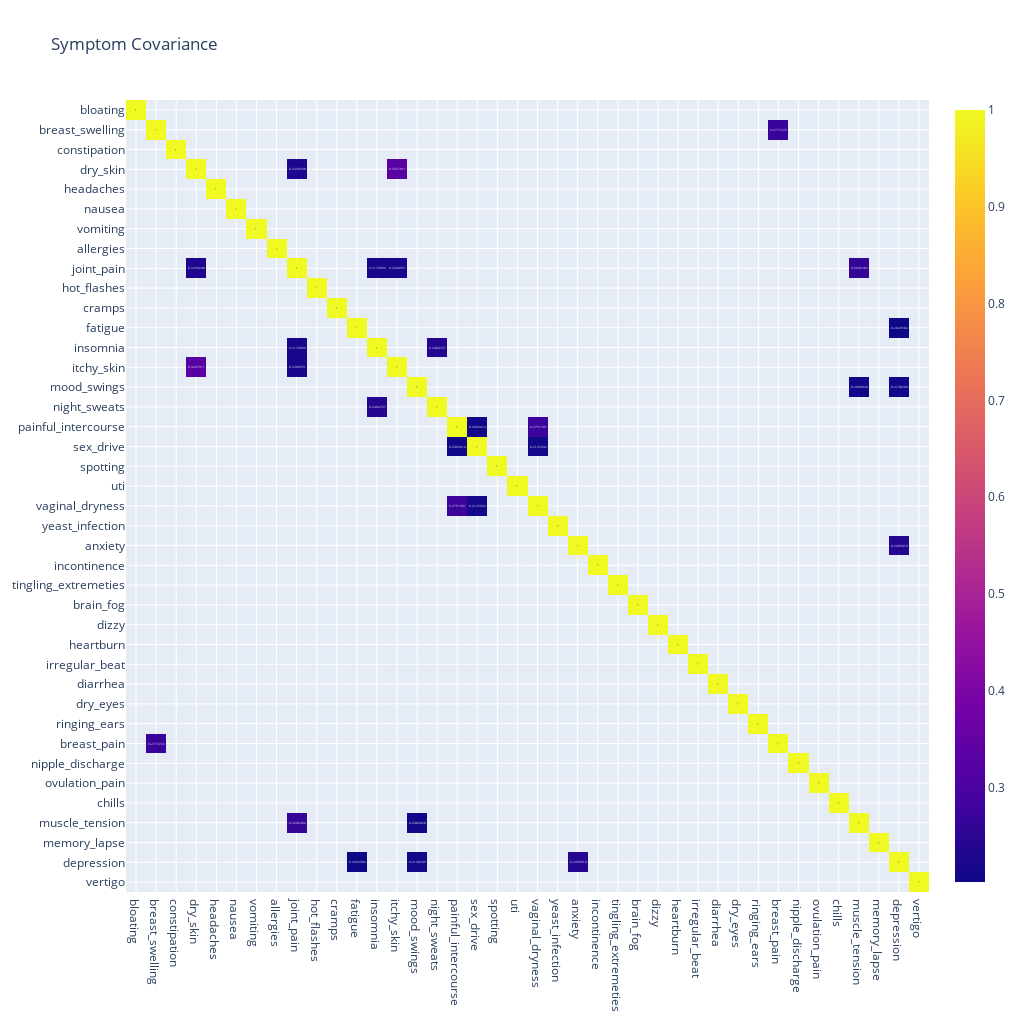

Notebook code cell kept with this figure:
### Markdown cell above
## Find pairs of symptoms with more than 20% corelation.

### Code cell
th = 0.2
fmatrix = cmatrix[cmatrix >= th]
fig = px.imshow(fmatrix, 
                width=1024, 
                height=1024, 
                text_auto=True, 
                aspect='auto',
                title='Symptom Covariance')
fig.show()
indexes = fmatrix.index.values
for s in symptoms:
    paired = fmatrix[s].dropna().index.values
    # We can go ahead print it out. 
    for p in paired:
        if not (s == p):
            print('{} - {} - {}'.format(s, p, fmatrix.loc[s][p]))

### Figure 1 — Plotly figure (JSON) as saved in the notebook; plotly's stock layout.template omitted (floating-point values rounded to 4 significant figures; data arrays with more than 128 entries replaced by an {"elided": "..."} marker saying what was removed)
{"data": [{"coloraxis": "coloraxis", "hovertemplate": "x: %{x}<br>y: %{y}<br>color: %{z}<extra></extra>", "name": "0", "texttemplate": "%{z}", "type": "heatmap", "x": ["bloating", "breast_swelling", "constipation", "dry_skin", "headaches", "nausea", "vomiting", "allergies", "joint_pain", "hot_flashes", "cramps", "fatigue", "insomnia", "itchy_skin", "mood_swings", "night_sweats", "painful_intercourse", "sex_drive", "spotting", "uti", "vaginal_dryness", "yeast_infection", "anxiety", "incontinence", "tingling_extremeties", "brain_fog", "dizzy", "heartburn", "irregular_beat", "diarrhea", "dry_eyes", "ringing_ears", "breast_pain", "nipple_discharge", "ovulation_pain", "chills", "muscle_tension", "memory_lapse", "depression", "vertigo"], "xaxis": "x", "y": ["bloating", "breast_swelling", "constipation", "dry_skin", "headaches", "nausea", "vomiting", "allergies", "joint_pain", "hot_flashes", "cramps", "fatigue", "insomnia", "itchy_skin", "mood_swings", "night_sweats", "painful_intercourse", "sex_drive", "spotting", "uti", "vaginal_dryness", "yeast_infection", "anxiety", "incontinence", "tingling_extremeties", "brain_fog", "dizzy", "heartburn", "irregular_beat", "diarrhea", "dry_eyes", "ringing_ears", "breast_pain", "nipple_discharge", "ovulation_pain", "chills", "muscle_tension", "memory_lapse", "depression", "vertigo"], "yaxis": "y", "z": {"elided": "40x40 float values"}}], "layout": {"coloraxis": {"colorscale": [[0, "#0d0887"], [0.1111, "#46039f"], [0.2222, "#7201a8"], [0.3333, "#9c179e"], [0.4444, "#bd3786"], [0.5556, "#d8576b"], [0.6667, "#ed7953"], [0.7778, "#fb9f3a"], [0.8889, "#fdca26"], [1, "#f0f921"]]}, "height": 1024, "title": {"text": "Symptom Covariance"}, "width": 1024, "xaxis": {"anchor": "y", "autorange": true, "domain": [0, 1], "range": [-0.5, 39.5], "type": "category"}, "yaxis": {"anchor": "x", "autorange": true, "domain": [0, 1], "range": [39.5, -0.5], "type": "category"}}}
